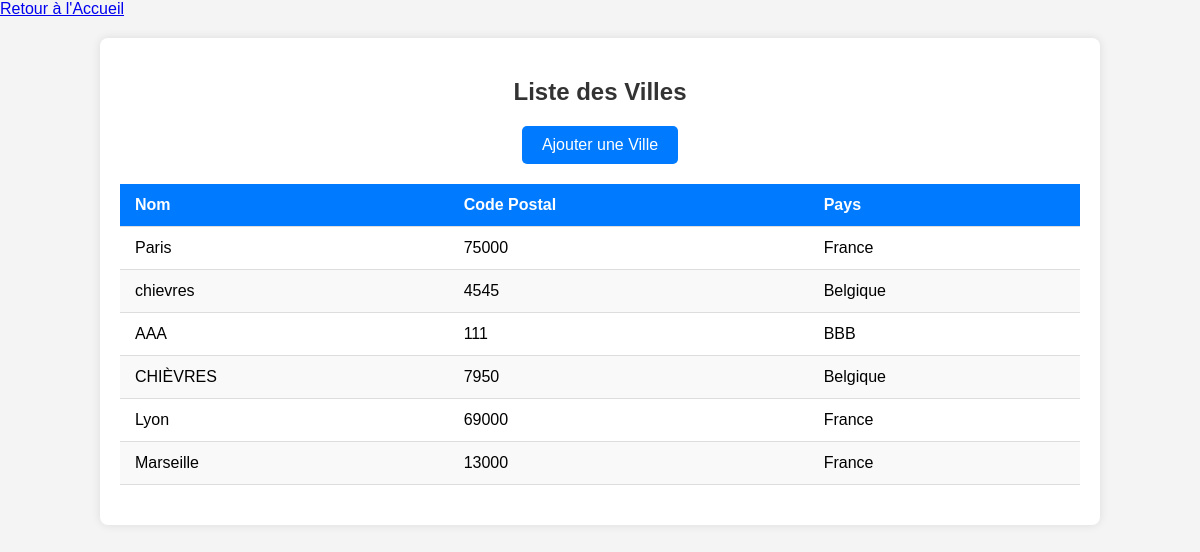
Before: /villes/ (signed in) with the older database file.
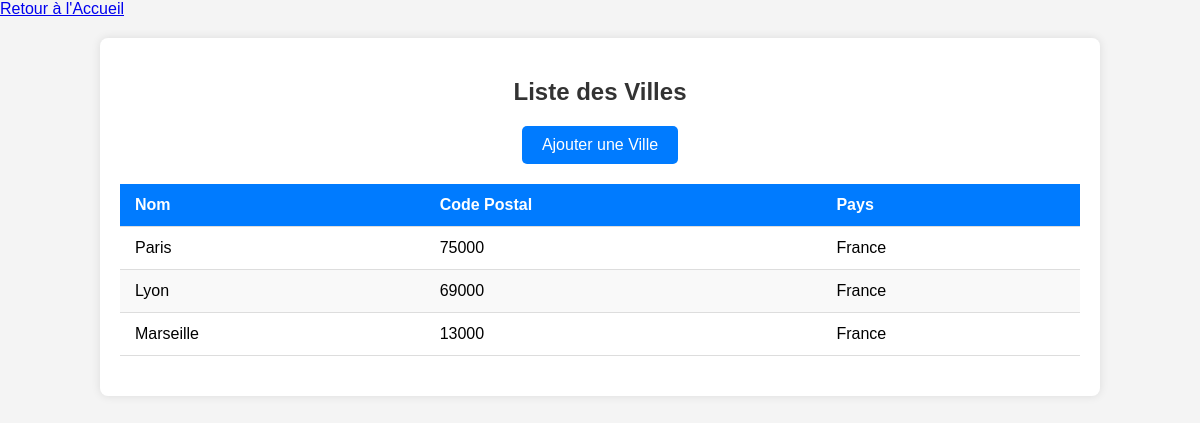
After: the same page with the newer database file.
### gui/models.py (models this page shows, shortened)
class Ville(models.Model):
    nom_ville = models.CharField(max_length=100, primary_key=True)
    code_postal = models.CharField(max_length=10)
    pays = models.CharField(max_length=50)
    class Meta:
        db_table = 'Ville'

### gui/views.py (the view)
# urls.py: path('villes/', VilleList.as_view(), name='villes_list'),
class VilleList(StaffRequiredMixin,ListView):
    model = Ville
    template_name = 'gui/lister_villes.html'

### gui/views.py (called while the page is built)
    def test_func(self):
        return self.request.user.is_staff

### templates/gui/lister_villes.html (shortened to what this page needs)
<!DOCTYPE html>
<html lang="fr">
<head>
</head>
<body>
<div class="button-container">
    <a href="{% url 'homepage' %}" class="button">Retour à l'Accueil</a>
</div>
<div class="container">
    <h2>Liste des Villes</h2>
    <a href="/villes/create/" class="add-button">Ajouter une Ville</a>
    <table>
        <thead>
            <tr>
                <th>Nom</th>
                <th>Code Postal</th>
                <th>Pays</th>
            </tr>
        </thead>
        <tbody>
            {% for ville in object_list %}
            <tr>
                <td>{{ ville.nom_ville }}</td>
                <td>{{ ville.code_postal }}</td>
                <td>{{ ville.pays }}</td>
            </tr>
            {% empty %}
            <tr>
                <td colspan="3" style="text-align: center;">Aucune ville trouvée.</td>
            </tr>
            {% endfor %}
        </tbody>
    </table>
</div>
</body>
</html>

Changed rows visible on the page:
removed Ville: nom_ville "chievres", code_postal "4545", pays "Belgique"
removed Ville: nom_ville "AAA", code_postal "111", pays "BBB"
removed Ville: nom_ville "CHIÈVRES", code_postal "7950", pays "Belgique"
